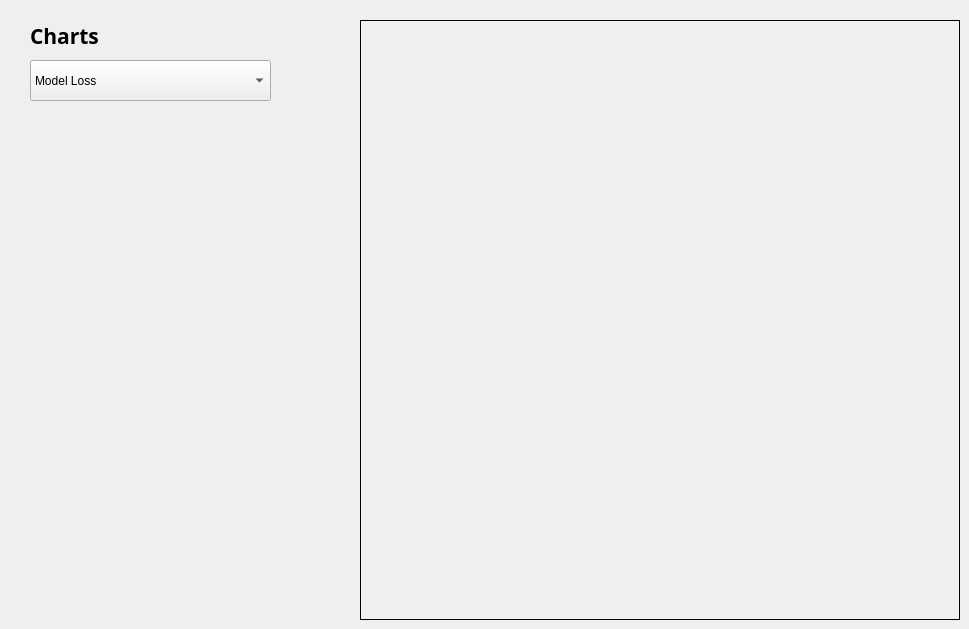
    <widget class="QWidget" name="tabMetrics">
     <attribute name="title">
      <string>Metrics and Charts</string>
     </attribute>
     <widget class="QComboBox" name="cb_graphics">
      <property name="geometry">
       <rect>
        <x>30</x>
        <y>60</y>
        <width>241</width>
        <height>41</height>
       </rect>
      </property>
      <item>
       <property name="text">
        <string>Model Loss</string>
       </property>
      </item>
      <item>
       <property name="text">
        <string>Model Accuracy</string>
       </property>
      </item>
      <item>
       <property name="text">
        <string>Confusion Matrix</string>
       </property>
      </item>
     </widget>
     <widget class="QLabel" name="label_9">
      <property name="geometry">
       <rect>
        <x>30</x>
        <y>20</y>
        <width>201</width>
        <height>31</height>
       </rect>
      </property>
      <property name="font">
       <font>
        <family>Century Gothic</family>
        <pointsize>16</pointsize>
        <weight>75</weight>
        <bold>true</bold>
       </font>
      </property>
      <property name="text">
       <string>Charts</string>
      </property>
     </widget>
     <widget class="QLabel" name="p_graph">
      <property name="geometry">
       <rect>
        <x>360</x>
        <y>20</y>
        <width>600</width>
        <height>600</height>
       </rect>
      </property>
      <property name="styleSheet">
       <string notr="true">border: 1px solid black;</string>
      </property>
      <property name="text">
       <string/>
      </property>
     </widget>
    </widget>
